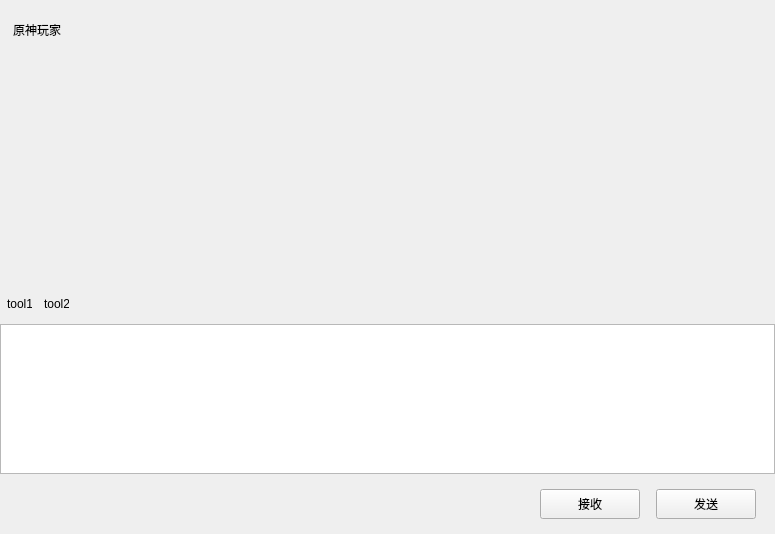
<?xml version="1.0" encoding="UTF-8"?>
<ui version="4.0">
 <class>ChatPage</class>
 <widget class="QWidget" name="ChatPage">
  <property name="geometry">
   <rect>
    <x>0</x>
    <y>0</y>
    <width>775</width>
    <height>534</height>
   </rect>
  </property>
  <property name="windowTitle">
   <string>Form</string>
  </property>
  <layout class="QHBoxLayout" name="horizontalLayout">
   <property name="leftMargin">
    <number>0</number>
   </property>
   <property name="topMargin">
    <number>0</number>
   </property>
   <property name="rightMargin">
    <number>0</number>
   </property>
   <property name="bottomMargin">
    <number>0</number>
   </property>
   <item>
    <widget class="QWidget" name="widget_chat_data" native="true">
     <layout class="QVBoxLayout" name="verticalLayout_4">
      <property name="spacing">
       <number>0</number>
      </property>
      <property name="leftMargin">
       <number>0</number>
      </property>
      <property name="topMargin">
       <number>0</number>
      </property>
      <property name="rightMargin">
       <number>0</number>
      </property>
      <property name="bottomMargin">
       <number>0</number>
      </property>
      <item>
       <widget class="QWidget" name="widget_title" native="true">
        <property name="minimumSize">
         <size>
          <width>0</width>
          <height>60</height>
         </size>
        </property>
        <property name="maximumSize">
         <size>
          <width>16777215</width>
          <height>60</height>
         </size>
        </property>
        <layout class="QVBoxLayout" name="verticalLayout_5">
         <property name="spacing">
          <number>7</number>
         </property>
         <property name="leftMargin">
          <number>11</number>
         </property>
         <property name="topMargin">
          <number>2</number>
         </property>
         <property name="rightMargin">
          <number>2</number>
         </property>
         <property name="bottomMargin">
          <number>2</number>
         </property>
         <item>
          <widget class="QWidget" name="widget_2" native="true">
           <layout class="QHBoxLayout" name="horizontalLayout_3">
            <property name="spacing">
             <number>7</number>
            </property>
            <property name="leftMargin">
             <number>2</number>
            </property>
            <property name="topMargin">
             <number>2</number>
            </property>
            <property name="rightMargin">
             <number>2</number>
            </property>
            <property name="bottomMargin">
             <number>2</number>
            </property>
            <item>
             <widget class="QLabel" name="lab_title">
              <property name="text">
               <string>原神玩家</string>
              </property>
             </widget>
            </item>
           </layout>
          </widget>
         </item>
        </layout>
       </widget>
      </item>
      <item>
       <widget class="QWidget" name="widget_chat_data_list" native="true"/>
      </item>
      <item>
       <widget class="QWidget" name="widget_tool" native="true">
        <property name="minimumSize">
         <size>
          <width>0</width>
          <height>40</height>
         </size>
        </property>
        <property name="maximumSize">
         <size>
          <width>16777215</width>
          <height>40</height>
         </size>
        </property>
        <layout class="QHBoxLayout" name="horizontalLayout_4">
         <property name="spacing">
          <number>7</number>
         </property>
         <property name="leftMargin">
          <number>2</number>
         </property>
         <property name="topMargin">
          <number>2</number>
         </property>
         <property name="rightMargin">
          <number>2</number>
         </property>
         <property name="bottomMargin">
          <number>2</number>
         </property>
         <item>
          <spacer name="horizontalSpacer_3">
           <property name="orientation">
            <enum>Qt::Horizontal</enum>
           </property>
           <property name="sizeType">
            <enum>QSizePolicy::Fixed</enum>
           </property>
           <property name="sizeHint" stdset="0">
            <size>
             <width>5</width>
             <height>20</height>
            </size>
           </property>
          </spacer>
         </item>
         <item>
          <widget class="ClickedLabel" name="lab_emoji">
           <property name="minimumSize">
            <size>
             <width>25</width>
             <height>25</height>
            </size>
           </property>
           <property name="maximumSize">
            <size>
             <width>25</width>
             <height>25</height>
            </size>
           </property>
           <property name="text">
            <string>tool1</string>
           </property>
          </widget>
         </item>
         <item>
          <spacer name="horizontalSpacer_2">
           <property name="orientation">
            <enum>Qt::Horizontal</enum>
           </property>
           <property name="sizeType">
            <enum>QSizePolicy::Fixed</enum>
           </property>
           <property name="sizeHint" stdset="0">
            <size>
             <width>5</width>
             <height>20</height>
            </size>
           </property>
          </spacer>
         </item>
         <item>
          <widget class="ClickedLabel" name="lab_file">
           <property name="minimumSize">
            <size>
             <width>25</width>
             <height>25</height>
            </size>
           </property>
           <property name="maximumSize">
            <size>
             <width>25</width>
             <height>25</height>
            </size>
           </property>
           <property name="text">
            <string>tool2</string>
           </property>
          </widget>
         </item>
         <item>
          <spacer name="horizontalSpacer_4">
           <property name="orientation">
            <enum>Qt::Horizontal</enum>
           </property>
           <property name="sizeHint" stdset="0">
            <size>
             <width>40</width>
             <height>20</height>
            </size>
           </property>
          </spacer>
         </item>
        </layout>
       </widget>
      </item>
      <item>
       <widget class="QTextEdit" name="chat_edit">
        <property name="maximumSize">
         <size>
          <width>16777215</width>
          <height>150</height>
         </size>
        </property>
       </widget>
      </item>
      <item>
       <widget class="QWidget" name="widget_send" native="true">
        <property name="minimumSize">
         <size>
          <width>0</width>
          <height>60</height>
         </size>
        </property>
        <property name="maximumSize">
         <size>
          <width>16777215</width>
          <height>60</height>
         </size>
        </property>
        <layout class="QHBoxLayout" name="horizontalLayout_5">
         <item>
          <spacer name="horizontalSpacer_5">
           <property name="orientation">
            <enum>Qt::Horizontal</enum>
           </property>
           <property name="sizeHint" stdset="0">
            <size>
             <width>40</width>
             <height>20</height>
            </size>
           </property>
          </spacer>
         </item>
         <item>
          <widget class="ClickedBtn" name="btn_receive">
           <property name="minimumSize">
            <size>
             <width>100</width>
             <height>30</height>
            </size>
           </property>
           <property name="maximumSize">
            <size>
             <width>100</width>
             <height>30</height>
            </size>
           </property>
           <property name="text">
            <string>接收</string>
           </property>
          </widget>
         </item>
         <item>
          <spacer name="horizontalSpacer_6">
           <property name="orientation">
            <enum>Qt::Horizontal</enum>
           </property>
           <property name="sizeType">
            <enum>QSizePolicy::Fixed</enum>
           </property>
           <property name="sizeHint" stdset="0">
            <size>
             <width>10</width>
             <height>20</height>
            </size>
           </property>
          </spacer>
         </item>
         <item>
          <widget class="ClickedBtn" name="btn_send">
           <property name="minimumSize">
            <size>
             <width>100</width>
             <height>30</height>
            </size>
           </property>
           <property name="maximumSize">
            <size>
             <width>100</width>
             <height>30</height>
            </size>
           </property>
           <property name="text">
            <string>发送</string>
           </property>
          </widget>
         </item>
         <item>
          <spacer name="horizontalSpacer_7">
           <property name="orientation">
            <enum>Qt::Horizontal</enum>
           </property>
           <property name="sizeType">
            <enum>QSizePolicy::Fixed</enum>
           </property>
           <property name="sizeHint" stdset="0">
            <size>
             <width>10</width>
             <height>20</height>
            </size>
           </property>
          </spacer>
         </item>
        </layout>
       </widget>
      </item>
     </layout>
    </widget>
   </item>
  </layout>
 </widget>
 <customwidgets>
  <customwidget>
   <class>ClickedLabel</class>
   <extends>QLabel</extends>
   <header>clickedlabel.h</header>
  </customwidget>
  <customwidget>
   <class>ClickedBtn</class>
   <extends>QPushButton</extends>
   <header location="global">clickedbtn.h</header>
  </customwidget>
 </customwidgets>
 <resources/>
 <connections/>
</ui>
